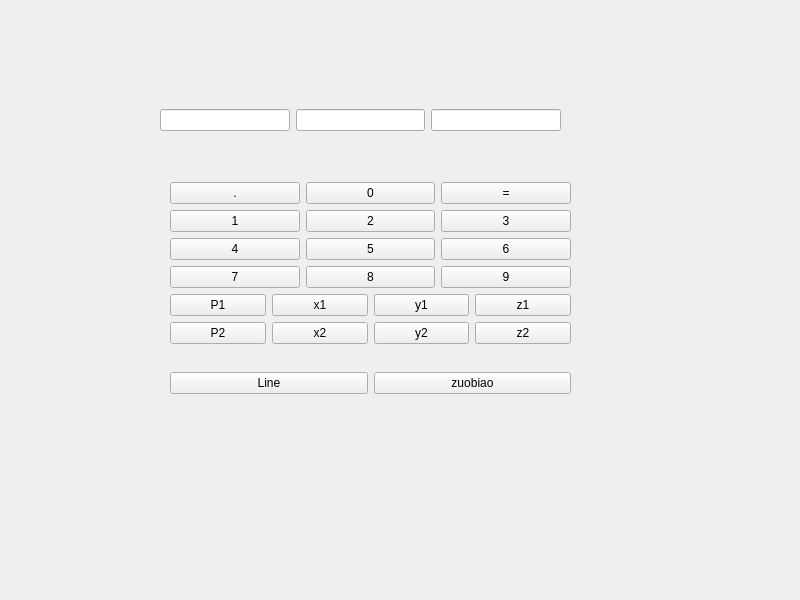
<?xml version="1.0" encoding="UTF-8"?>
<ui version="4.0">
 <class>MyWidget</class>
 <widget class="QWidget" name="MyWidget">
  <property name="geometry">
   <rect>
    <x>0</x>
    <y>0</y>
    <width>800</width>
    <height>600</height>
   </rect>
  </property>
  <property name="windowTitle">
   <string>MyWidget</string>
  </property>
  <widget class="QWidget" name="">
   <property name="geometry">
    <rect>
     <x>160</x>
     <y>90</y>
     <width>401</width>
     <height>61</height>
    </rect>
   </property>
   <layout class="QHBoxLayout" name="horizontalLayout_7">
    <item>
     <widget class="QLineEdit" name="lineEdit_1">
      <property name="maxLength">
       <number>900000000</number>
      </property>
     </widget>
    </item>
    <item>
     <widget class="QLineEdit" name="lineEdit_2">
      <property name="maxLength">
       <number>90000000</number>
      </property>
     </widget>
    </item>
    <item>
     <widget class="QLineEdit" name="lineEdit_3"/>
    </item>
   </layout>
  </widget>
  <widget class="QWidget" name="">
   <property name="geometry">
    <rect>
     <x>170</x>
     <y>160</y>
     <width>401</width>
     <height>258</height>
    </rect>
   </property>
   <layout class="QVBoxLayout" name="verticalLayout_3">
    <item>
     <layout class="QVBoxLayout" name="verticalLayout_2">
      <item>
       <layout class="QHBoxLayout" name="horizontalLayout_6">
        <item>
         <widget class="QPushButton" name="pushButton_10">
          <property name="text">
           <string>.</string>
          </property>
         </widget>
        </item>
        <item>
         <widget class="QPushButton" name="pushButton_0">
          <property name="text">
           <string>0</string>
          </property>
         </widget>
        </item>
        <item>
         <widget class="QPushButton" name="pushButton_18">
          <property name="text">
           <string>=</string>
          </property>
         </widget>
        </item>
       </layout>
      </item>
      <item>
       <layout class="QVBoxLayout" name="verticalLayout">
        <item>
         <layout class="QHBoxLayout" name="horizontalLayout">
          <item>
           <widget class="QPushButton" name="pushButton_1">
            <property name="text">
             <string>1</string>
            </property>
           </widget>
          </item>
          <item>
           <widget class="QPushButton" name="pushButton_2">
            <property name="text">
             <string>2</string>
            </property>
           </widget>
          </item>
          <item>
           <widget class="QPushButton" name="pushButton_3">
            <property name="text">
             <string>3</string>
            </property>
           </widget>
          </item>
         </layout>
        </item>
        <item>
         <layout class="QHBoxLayout" name="horizontalLayout_2">
          <item>
           <widget class="QPushButton" name="pushButton_4">
            <property name="text">
             <string>4</string>
            </property>
           </widget>
          </item>
          <item>
           <widget class="QPushButton" name="pushButton_5">
            <property name="text">
             <string>5</string>
            </property>
           </widget>
          </item>
          <item>
           <widget class="QPushButton" name="pushButton_6">
            <property name="text">
             <string>6</string>
            </property>
           </widget>
          </item>
         </layout>
        </item>
        <item>
         <layout class="QHBoxLayout" name="horizontalLayout_3">
          <item>
           <widget class="QPushButton" name="pushButton_8">
            <property name="text">
             <string>7</string>
            </property>
           </widget>
          </item>
          <item>
           <widget class="QPushButton" name="pushButton_7">
            <property name="text">
             <string>8</string>
            </property>
           </widget>
          </item>
          <item>
           <widget class="QPushButton" name="pushButton_9">
            <property name="text">
             <string>9</string>
            </property>
           </widget>
          </item>
         </layout>
        </item>
        <item>
         <layout class="QHBoxLayout" name="horizontalLayout_4">
          <item>
           <widget class="QPushButton" name="pushButton_19">
            <property name="text">
             <string>P1</string>
            </property>
           </widget>
          </item>
          <item>
           <widget class="QPushButton" name="pushButton_11">
            <property name="text">
             <string>x1</string>
            </property>
           </widget>
          </item>
          <item>
           <widget class="QPushButton" name="pushButton_12">
            <property name="text">
             <string>y1</string>
            </property>
           </widget>
          </item>
          <item>
           <widget class="QPushButton" name="pushButton_13">
            <property name="text">
             <string>z1</string>
            </property>
           </widget>
          </item>
         </layout>
        </item>
        <item>
         <layout class="QHBoxLayout" name="horizontalLayout_5">
          <item>
           <widget class="QPushButton" name="pushButton_20">
            <property name="text">
             <string>P2</string>
            </property>
           </widget>
          </item>
          <item>
           <widget class="QPushButton" name="pushButton_14">
            <property name="text">
             <string>x2</string>
            </property>
           </widget>
          </item>
          <item>
           <widget class="QPushButton" name="pushButton_15">
            <property name="text">
             <string>y2</string>
            </property>
           </widget>
          </item>
          <item>
           <widget class="QPushButton" name="pushButton_16">
            <property name="text">
             <string>z2</string>
            </property>
           </widget>
          </item>
         </layout>
        </item>
       </layout>
      </item>
     </layout>
    </item>
    <item>
     <layout class="QHBoxLayout" name="horizontalLayout_8">
      <item>
       <widget class="QPushButton" name="pushButton">
        <property name="text">
         <string>Line</string>
        </property>
       </widget>
      </item>
      <item>
       <widget class="QPushButton" name="pushButton_17">
        <property name="text">
         <string>zuobiao</string>
        </property>
       </widget>
      </item>
     </layout>
    </item>
   </layout>
  </widget>
 </widget>
 <resources/>
 <connections/>
</ui>
